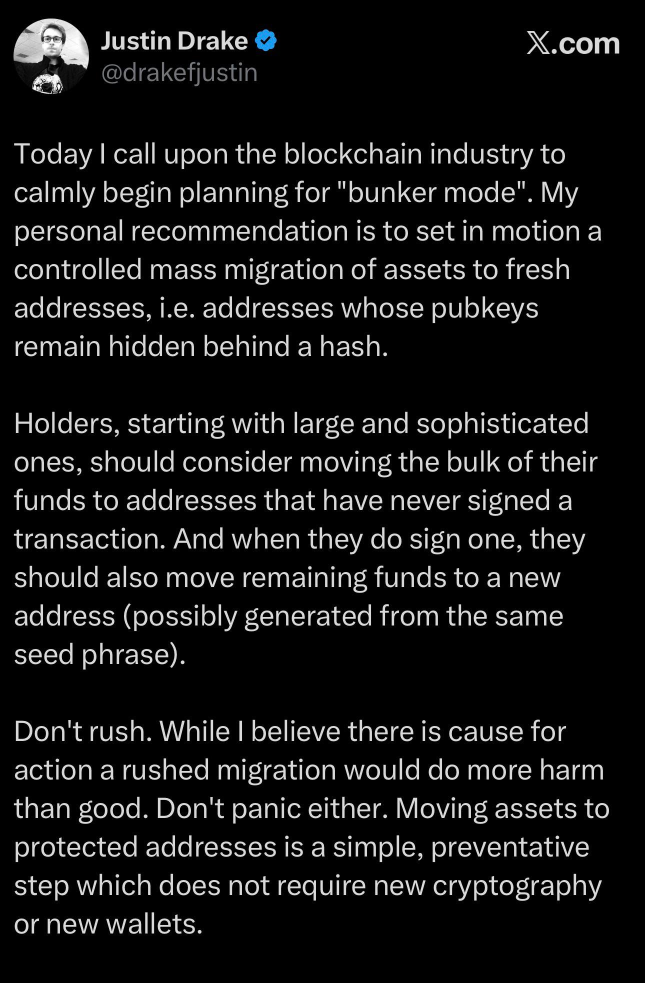
#> input picture docs/presentation/assets/tweet-1-top.jpg, 1290 x 1966 px, found by its file name (shown at 1/2 size); its folder holds 5 pictures in this run
$ python stitch-tweet.py
#> lines starting #> are read from the running program, lines starting #| are printed output that depends on the picture
"""Stitch the founder's tweet screenshots (docs/presentation/assets/tweet-*.jpg)
into one 900px-wide column for the pitch deck, cut the magnifier crops at full
resolution, and re-encode the phone thumbnail.
Run from apps/web: python3 scripts/stitch-tweet.py

The first reply (tweet-7.jpg) is a meme with two profane words; both are
pixelated in every output so they never reach the screen."""
from PIL import Image, ImageOps

A = '../../docs/presentation/assets/'
W = 900
# tweet-7.jpg source pixels: "fuck" (line 1) and "fucking" (line 4) of the meme text
CENSOR = {'7': [(976, 1230, 1066, 1280), (866, 1412, 1006, 1462)]}


def load(n):
#> called with n = '1-top'
    im = Image.open(f'{A}tweet-{n}.jpg').convert('RGB')
#> im is the input picture: PIL image 1290x1966 RGB; mean R, G, B 20.7, 20.8, 20.8
    for box in CENSOR.get(n, []):
        reg = im.crop(box)
        small = reg.resize((max(1, reg.width // 15), max(1, reg.height // 15)), Image.BILINEAR)
        im.paste(small.resize(reg.size, Image.NEAREST), box[:2])
    return im


src = {n: load(n) for n in ['1-top', '2', '3', '4', '5', '6', '7']}
#> call 2 of load, with n = '2'
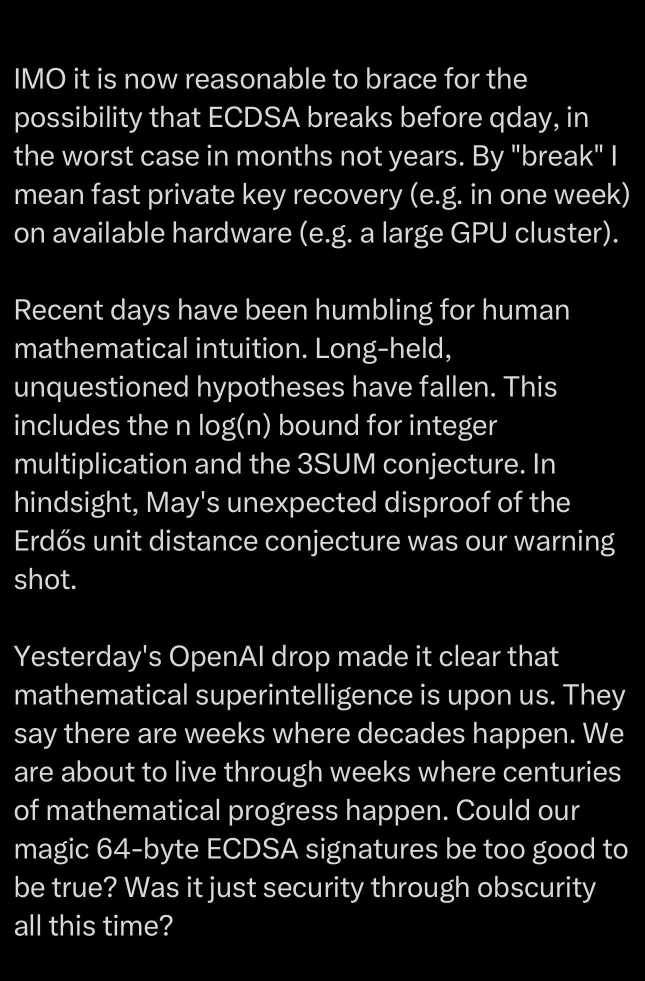
#> input picture docs/presentation/assets/tweet-2.jpg, 1290 x 1961 px, found by its file name (shown at 1/2 size)
#> in load, im is the input picture: PIL image 1290x1961 RGB; min 0, max 255, mean 21.4
#> call 3 of load, with n = '3'
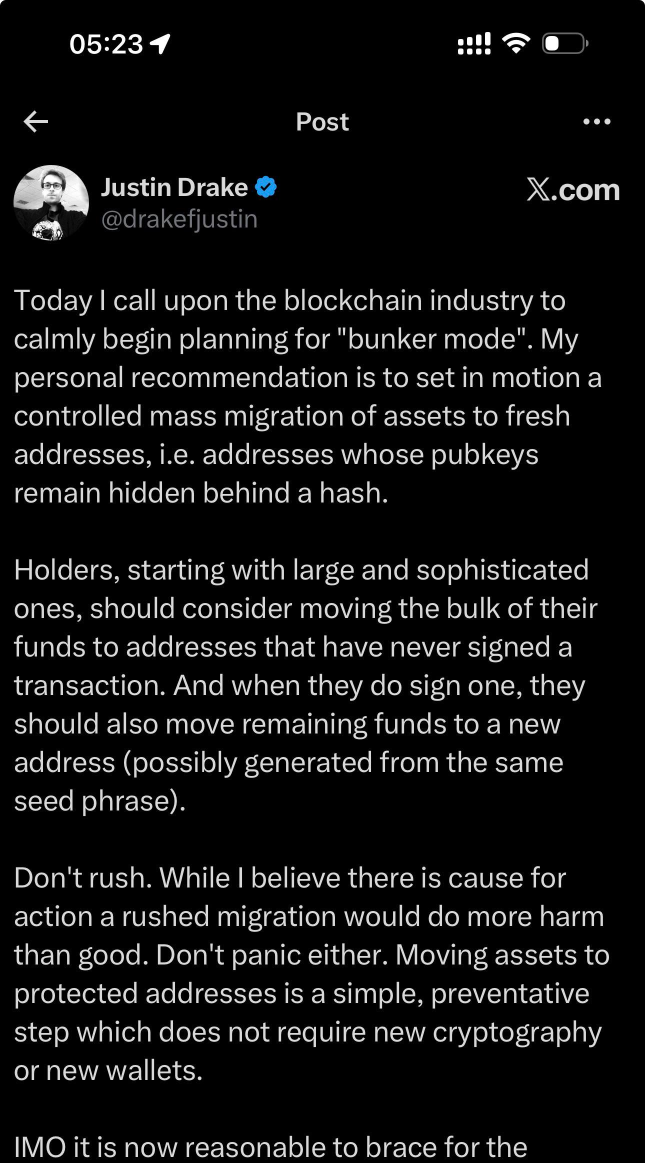
#> input picture docs/presentation/assets/tweet-3.jpg, 1290 x 2325 px, found by its file name (shown at 1/2 size)
#> in load, im is the input picture: PIL image 1290x2325 RGB; mean R, G, B 19.1, 19.1, 19.2
#> call 4 of load, with n = '4'
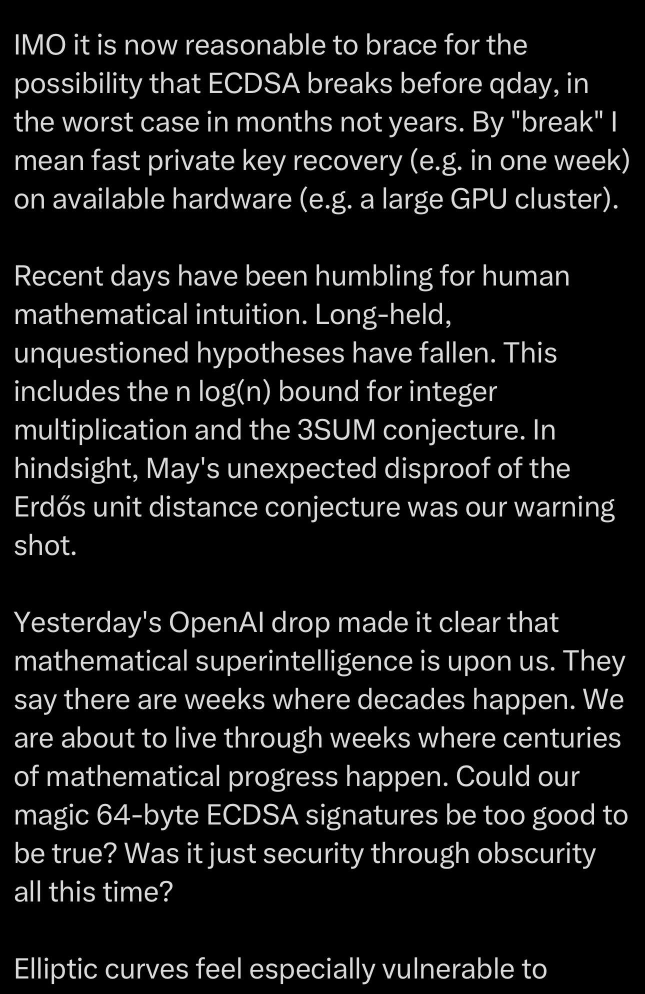
#> input picture docs/presentation/assets/tweet-4.jpg, 1290 x 1988 px, found by its file name (shown at 1/2 size)
#> in load, im is the input picture: PIL image 1290x1988 RGB; min 0, max 255, mean 22.2
#> (the run stopped early here; a loop or call above may not have finished)
